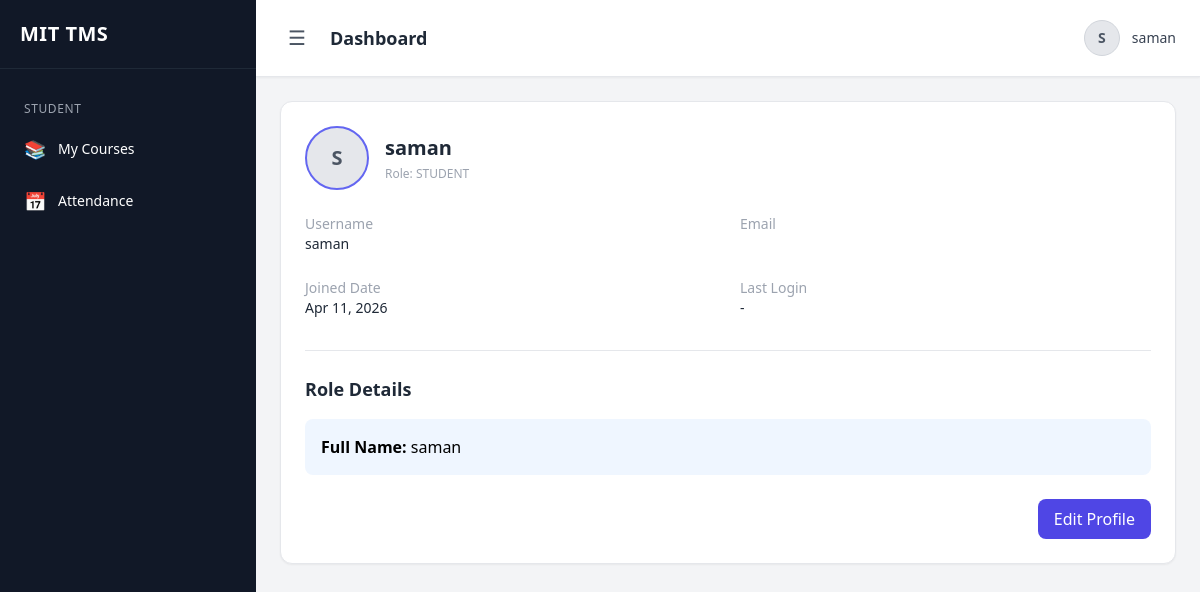
The app's page /accounts/profile/ (signed in), older data.
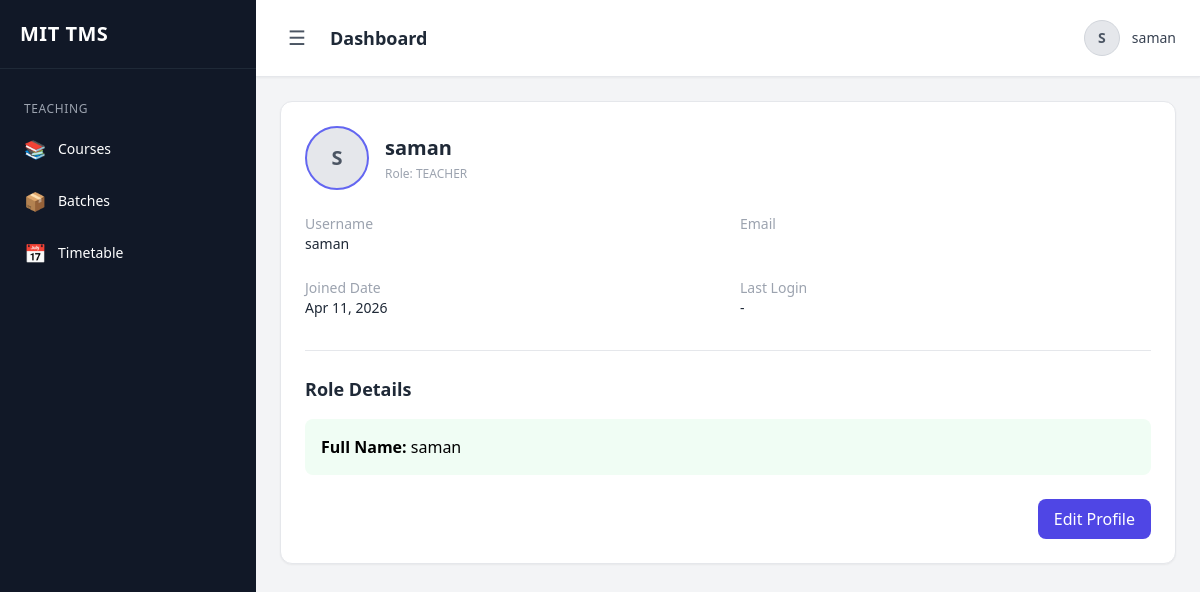
The same page, newer data.
### apps/accounts/models.py (models this page shows, shortened)
class Profile(models.Model):
    ROLE_CHOICES = (
        ('ADMIN', 'Admin'),
        ('STAFF', 'Staff'),
        ('TEACHER', 'Teacher'),
        ('STUDENT', 'Student'),
        ('ALUMNI', 'Alumni'),
        ('PARENT', 'Parent'),
        ('GUEST', 'Guest'),
    )
    user = models.OneToOneField(
        User,
        on_delete=models.CASCADE,
        related_name="profile"
    )
    role = models.CharField(
        max_length=10,
        choices=ROLE_CHOICES,
        default='GUEST'   # 🔥 DEFAULT ROLE
    )
    image = models.ImageField(
        upload_to='profiles/',
        blank=True,
        null=True
    )

class Student(models.Model):
    user = models.OneToOneField(
        User,
        on_delete=models.CASCADE,
        related_name="student"
    )
    full_name = models.CharField(max_length=255)
    parents = models.ManyToManyField(
        'Parent',
        related_name='students',
        blank=True
    )

class Teacher(models.Model):
    user = models.OneToOneField(
        User,
        on_delete=models.CASCADE,
        related_name="teacher"
    )
    full_name = models.CharField(max_length=255)

### apps/accounts/views.py (the view)
# urls.py: path("profile/", ProfileView.as_view(), name="profile"),
class ProfileView(LoginRequiredMixin, TemplateView):
    template_name = "accounts/profile.html"
    def get_context_data(self, **kwargs):
        context = super().get_context_data(**kwargs)
        user = self.request.user
        profile = getattr(user, 'profile', None)
        context['profile'] = profile
        context['student'] = getattr(user, 'student', None)
        context['teacher'] = getattr(user, 'teacher', None)
        context['staff'] = getattr(user, 'staff', None)
        context['parent'] = getattr(user, 'parent', None)
        context['alumni'] = getattr(user, 'alumni', None)
        return context

### apps/core/context_processors.py (called while the page is built)
def user_roles(request):
    user = request.user
    return {
        'is_admin': user.is_authenticated and user.is_superuser,
        'is_teacher': user.is_authenticated and hasattr(user, 'teacher'),
        'is_student': user.is_authenticated and hasattr(user, 'student'),
    }

### templates/accounts/profile.html (shortened to what this page needs)
{% extends "base.html" %}
{% block content %}
<div class="max-w-4xl mx-auto">
    <div class="bg-white rounded-xl shadow-sm border p-6">
        <div class="flex items-center gap-4">
            <div class="w-16 h-16 rounded-full overflow-hidden border-2 border-indigo-500 bg-gray-200">
                {% if profile and profile.image %}
                    <img src="{{ profile.image.url }}"
                         class="w-full h-full object-cover">
                {% else %}
                    <div class="w-full h-full flex items-center justify-center text-xl font-bold text-gray-600">
                        {{ request.user.username|slice:":1"|upper }}
                    </div>
                {% endif %}
            </div>
            <div>
                <h2 class="text-xl font-semibold text-gray-800">
                    {{ request.user.username }}
                </h2>
                <p class="text-xs text-gray-400 mt-1">
                    Role: {{ profile.role|default:"-" }}
                </p>
            </div>
        </div>
        <div class="mt-6 grid grid-cols-1 md:grid-cols-2 gap-6 text-sm">
            <div>
                <p class="text-gray-400">Username</p>
                <p class="font-medium text-gray-800">{{ request.user.username }}</p>
            </div>
            <div>
                <p class="text-gray-400">Email</p>
            </div>
            <div>
                <p class="text-gray-400">Joined Date</p>
                <p class="font-medium text-gray-800">
                    {{ request.user.date_joined|date:"M d, Y" }}
                </p>
            </div>
            <div>
                <p class="text-gray-400">Last Login</p>
                <p class="font-medium text-gray-800">
                    {% if request.user.last_login %}
                        {{ request.user.last_login|date:"M d, Y H:i" }}
                    {% else %}
                        -
                    {% endif %}
                </p>
            </div>
        </div>
        <div class="mt-8 border-t pt-6">
            <h3 class="text-lg font-semibold text-gray-800 mb-4">
                Role Details
            </h3>
            {% if student %}
                <div class="bg-blue-50 p-4 rounded-lg">
                    <p><strong>Full Name:</strong> {{ student.full_name }}</p>
                </div>
            {% endif %}
            {% if teacher %}
                <div class="bg-green-50 p-4 rounded-lg">
                    <p><strong>Full Name:</strong> {{ teacher.full_name }}</p>
                </div>
            {% endif %}
        </div>
        <div class="mt-6 flex justify-end">
            <a href="{% url 'accounts:account_settings' %}"
               class="bg-indigo-600 text-white px-4 py-2 rounded-lg hover:bg-indigo-700 transition">
                Edit Profile
            </a>
        </div>
    </div>
</div>
{% endblock %}

Row changes from the older to the newer data that the page shows:
removed Student: full_name "saman"
changed Profile: role "STUDENT" → "TEACHER"
added Teacher: full_name "saman"
Text that changed along with them:
text no longer shown: "STUDENT My Courses Attendance"
text now shown: "TEACHING Courses 📦 Batches Timetable"
